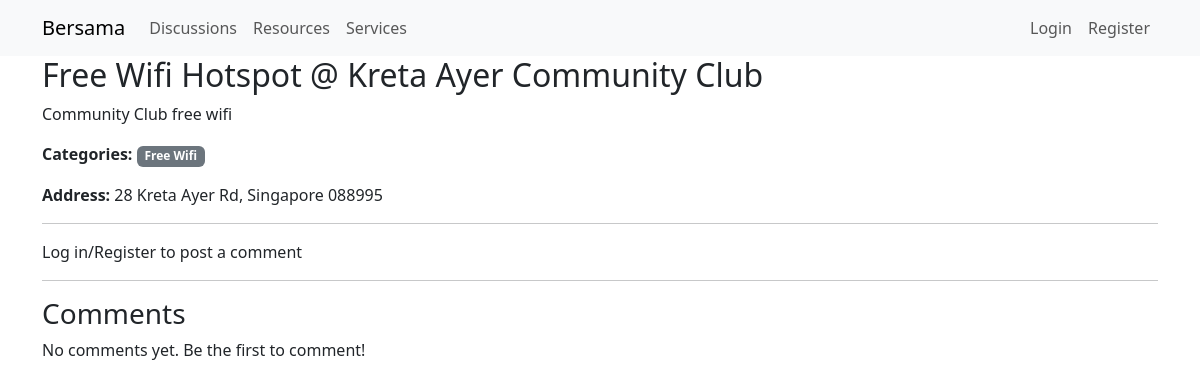
The page /service/1/ on the database its author committed.
### service/models.py (models this page shows, shortened)
class Service(models.Model):
    title = models.CharField(max_length=200)
    content = models.TextField()
    address = models.TextField()
    latitude = models.FloatField(blank=True, null=True)
    longitude = models.FloatField(blank=True, null=True)
    phone_contact = models.CharField(max_length=10, blank=True, null=True)
    email_contact = models.EmailField(blank=True, null=True)
    categories = models.ManyToManyField(ServiceCategory, related_name='services')
    created_at = models.DateTimeField(auto_now_add=True)

class ServiceCategory(models.Model):
    name = models.CharField(max_length=50, unique=True)

### service/views.py (the view, shortened to what this page needs)
# urls.py: path('service/<int:pk>/', views.service_detail, name='service_detail'),
def service_detail(request, pk):
    service = get_object_or_404(Service, pk=pk)
    comments = service.comments.filter(parent=None).order_by('-created_at')  # Top-level comments
    form = ServiceCommentForm()
    context = {
        'service': service,
        'comments': comments,
        'form': form,
    }
    return render(request, 'service_detail.html', context)

### home/templates/service_detail.html
{% extends 'base.html' %}
{% block content %}
<h2>{{ service.title }}</h2>
<p>{{ service.content }}</p>
<p><strong>Categories:</strong>
    {% for category in service.categories.all %}
        <span class="badge bg-secondary">{{ category.name }}</span>
    {% endfor %}
</p>
<p><strong>Address: </strong>{{ service.address }}</p>
<hr>
{% if user.is_authenticated %}
<h3>Post a Comment</h3>
<form method="POST">
    {% csrf_token %}
    {{ form.as_p }}
    <button type="submit" class="btn btn-primary">Submit</button>
</form>
{% else %}
Log in/Register to post a comment
{% endif %}
<hr>
<h3>Comments</h3>
{% for comment in comments %}
    {% include 'comment.html' with comment=comment form=form %}
{% empty %}
    <p>No comments yet. Be the first to comment!</p>
{% endfor %}
{% endblock %}

### rows shown on the page
Service: title "Free Wifi Hotspot @ Kreta Ayer Community Club", content "Community Club free wifi", address "28 Kreta Ayer Rd, Singapore 088995"
ServiceCategory: name "Free Wifi"
